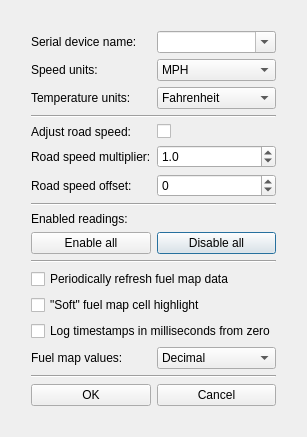
<?xml version="1.0" encoding="UTF-8"?>
<ui version="4.0">
 <class>OptionsDialog</class>
 <widget class="QDialog" name="OptionsDialog">
  <property name="geometry">
   <rect>
    <x>0</x>
    <y>0</y>
    <width>300</width>
    <height>300</height>
   </rect>
  </property>
  <property name="sizePolicy">
   <sizepolicy hsizetype="Fixed" vsizetype="Fixed">
    <horstretch>0</horstretch>
    <verstretch>0</verstretch>
   </sizepolicy>
  </property>
  <property name="maximumSize">
   <size>
    <width>300</width>
    <height>300</height>
   </size>
  </property>
  <property name="windowTitle">
   <string>Options</string>
  </property>
  <layout class="QGridLayout" name="gridLayout">
   <item row="0" column="0">
    <layout class="QGridLayout" name="m_mainLayout">
     <property name="leftMargin">
      <number>20</number>
     </property>
     <property name="topMargin">
      <number>20</number>
     </property>
     <property name="rightMargin">
      <number>20</number>
     </property>
     <property name="bottomMargin">
      <number>20</number>
     </property>
     <item row="5" column="0">
      <widget class="QLabel" name="m_speedoMultiplierLabel">
       <property name="text">
        <string>Road speed multiplier:</string>
       </property>
      </widget>
     </item>
     <item row="7" column="0" colspan="2">
      <widget class="Line" name="m_horizontalLineA">
       <property name="orientation">
        <enum>Qt::Horizontal</enum>
       </property>
      </widget>
     </item>
     <item row="0" column="0">
      <widget class="QLabel" name="m_serialDeviceLabel">
       <property name="text">
        <string>Serial device name:</string>
       </property>
      </widget>
     </item>
     <item row="15" column="1">
      <widget class="QComboBox" name="m_fuelMapDispBaseBox">
       <item>
        <property name="text">
         <string>Decimal</string>
        </property>
       </item>
       <item>
        <property name="text">
         <string>Hexadecimal</string>
        </property>
       </item>
      </widget>
     </item>
     <item row="13" column="0" colspan="2">
      <widget class="QCheckBox" name="m_softHighlightCheckbox">
       <property name="text">
        <string>&quot;Soft&quot; fuel map cell highlight</string>
       </property>
      </widget>
     </item>
     <item row="9" column="1">
      <widget class="QPushButton" name="m_uncheckAllButton">
       <property name="text">
        <string>Disable all</string>
       </property>
      </widget>
     </item>
     <item row="16" column="0" colspan="2">
      <widget class="Line" name="m_horizontalLineC">
       <property name="orientation">
        <enum>Qt::Horizontal</enum>
       </property>
      </widget>
     </item>
     <item row="11" column="0" colspan="2">
      <widget class="Line" name="m_horizontalLineB">
       <property name="orientation">
        <enum>Qt::Horizontal</enum>
       </property>
      </widget>
     </item>
     <item row="3" column="0" colspan="2">
      <widget class="Line" name="line">
       <property name="orientation">
        <enum>Qt::Horizontal</enum>
       </property>
      </widget>
     </item>
     <item row="8" column="0">
      <widget class="QLabel" name="m_enabledReadingsLabel">
       <property name="text">
        <string>Enabled readings:</string>
       </property>
      </widget>
     </item>
     <item row="6" column="1">
      <widget class="QSpinBox" name="m_speedoOffsetSpinbox">
       <property name="minimum">
        <number>-100</number>
       </property>
       <property name="maximum">
        <number>100</number>
       </property>
      </widget>
     </item>
     <item row="1" column="1">
      <widget class="QComboBox" name="m_speedUnitsBox">
       <item>
        <property name="text">
         <string>MPH</string>
        </property>
       </item>
       <item>
        <property name="text">
         <string>km/h</string>
        </property>
       </item>
      </widget>
     </item>
     <item row="2" column="1">
      <widget class="QComboBox" name="m_temperatureUnitsBox">
       <item>
        <property name="text">
         <string>Fahrenheit</string>
        </property>
       </item>
       <item>
        <property name="text">
         <string>Celsius</string>
        </property>
       </item>
      </widget>
     </item>
     <item row="17" column="1">
      <widget class="QPushButton" name="m_cancelButton">
       <property name="text">
        <string>Cancel</string>
       </property>
      </widget>
     </item>
     <item row="12" column="0" colspan="2">
      <widget class="QCheckBox" name="m_refreshFuelMapCheckbox">
       <property name="text">
        <string>Periodically refresh fuel map data</string>
       </property>
      </widget>
     </item>
     <item row="2" column="0">
      <widget class="QLabel" name="m_temperatureUnitsLabel">
       <property name="text">
        <string>Temperature units:</string>
       </property>
      </widget>
     </item>
     <item row="0" column="1">
      <widget class="QComboBox" name="m_serialDeviceBox">
       <property name="editable">
        <bool>true</bool>
       </property>
      </widget>
     </item>
     <item row="5" column="1">
      <widget class="QDoubleSpinBox" name="m_speedoMultiplierSpinbox">
       <property name="decimals">
        <number>1</number>
       </property>
       <property name="singleStep">
        <double>0.100000000000000</double>
       </property>
       <property name="value">
        <double>1.000000000000000</double>
       </property>
      </widget>
     </item>
     <item row="15" column="0">
      <widget class="QLabel" name="m_fuelMapDispBaseLabel">
       <property name="text">
        <string>Fuel map values:</string>
       </property>
      </widget>
     </item>
     <item row="1" column="0">
      <widget class="QLabel" name="m_speedUnitsLabel">
       <property name="text">
        <string>Speed units:</string>
       </property>
      </widget>
     </item>
     <item row="9" column="0">
      <widget class="QPushButton" name="m_checkAllButton">
       <property name="text">
        <string>Enable all</string>
       </property>
      </widget>
     </item>
     <item row="10" column="0" colspan="2">
      <layout class="QGridLayout" name="m_checkboxLayout"/>
     </item>
     <item row="6" column="0">
      <widget class="QLabel" name="m_speedoOffsetLabel">
       <property name="text">
        <string>Road speed offset:</string>
       </property>
      </widget>
     </item>
     <item row="4" column="1">
      <widget class="QCheckBox" name="m_adjustSpeedoCheckbox">
       <property name="text">
        <string/>
       </property>
      </widget>
     </item>
     <item row="17" column="0">
      <widget class="QPushButton" name="m_okButton">
       <property name="text">
        <string>OK</string>
       </property>
      </widget>
     </item>
     <item row="4" column="0">
      <widget class="QLabel" name="m_adjustSpeedoLabel">
       <property name="text">
        <string>Adjust road speed:</string>
       </property>
      </widget>
     </item>
     <item row="14" column="0" colspan="2">
      <widget class="QCheckBox" name="m_logTimesMsecsFromZeroCheckbox">
       <property name="text">
        <string>Log timestamps in milliseconds from zero</string>
       </property>
      </widget>
     </item>
    </layout>
   </item>
  </layout>
 </widget>
 <layoutdefault spacing="6" margin="11"/>
 <resources/>
 <connections/>
</ui>
